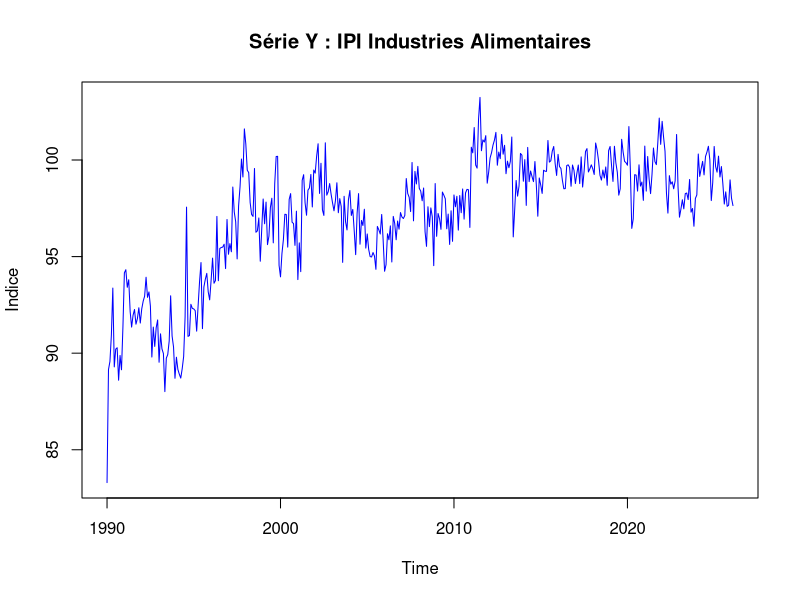
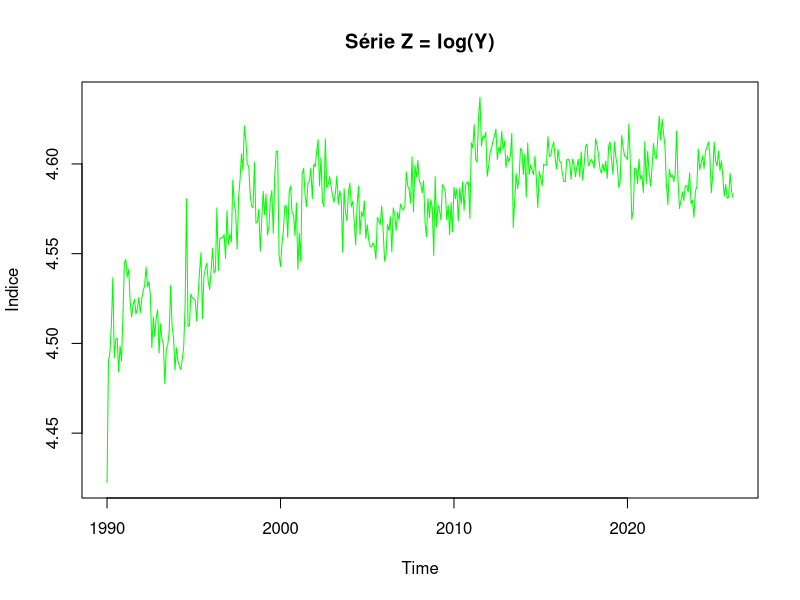
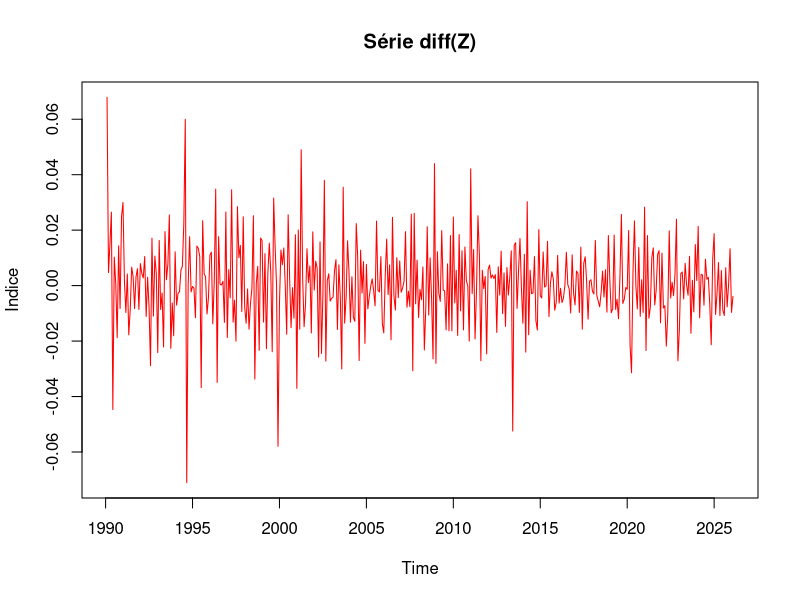
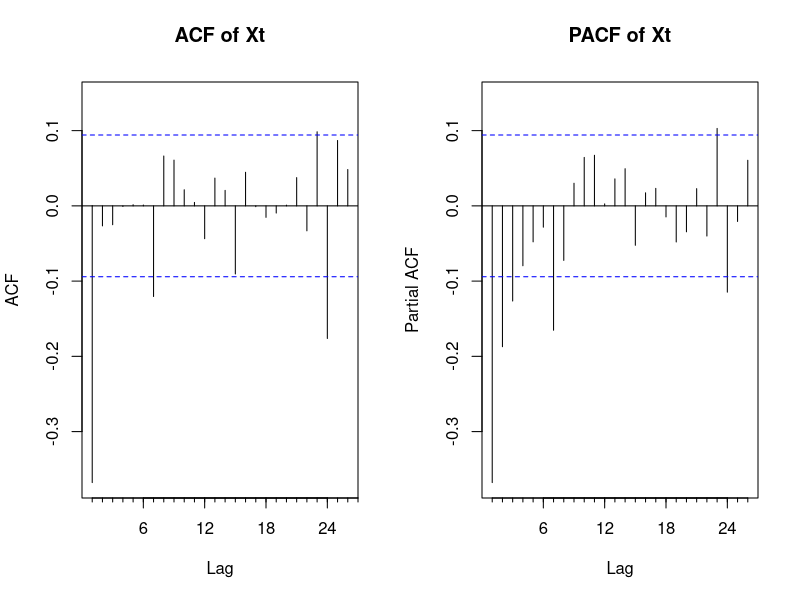
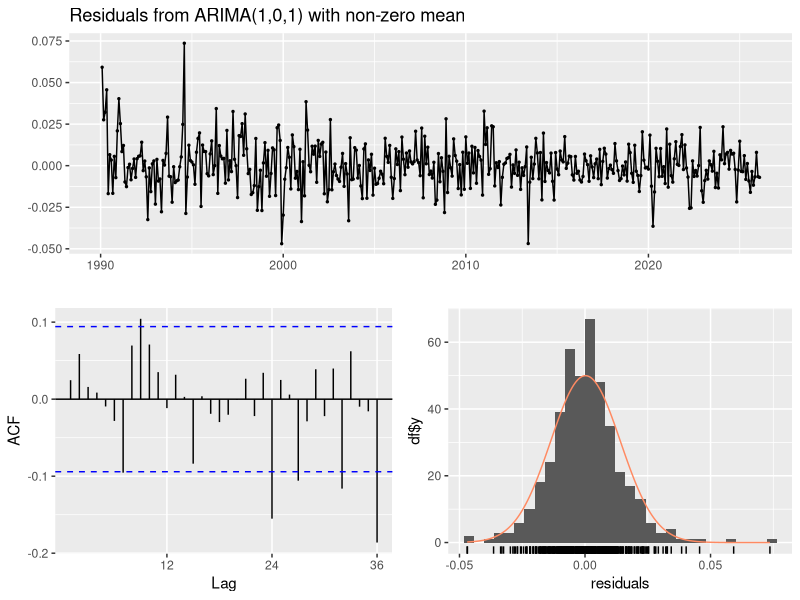
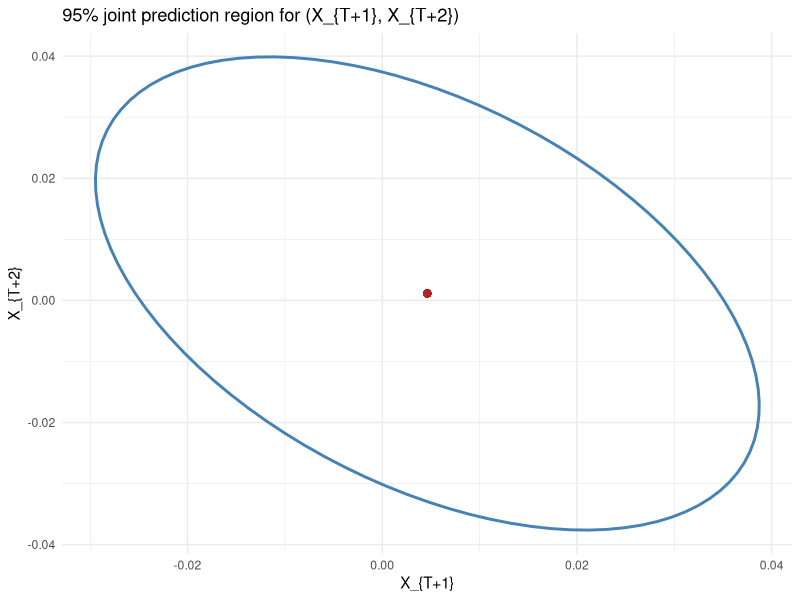

These charts were generated, in order, by the following R code:
## ---- chunk 1
knitr::opts_chunk$set(
  echo = TRUE,
  warning = TRUE,
  message = TRUE,
  fig.align = "center",
  fig.width = 5,
  fig.height = 2.8,
  out.width = "100%"
)

required_pkgs <- c(
  "readr", "dplyr", "ggplot2", "lubridate", 
  "forecast", "tseries", "ellipse", "knitr"
)

missing_pkgs <- required_pkgs[!vapply(required_pkgs, requireNamespace, logical(1), quietly = TRUE)]
if (length(missing_pkgs) > 0) {
  install.packages(missing_pkgs, repos = "https://cloud.r-project.org")
}

library(dplyr)
library(ggplot2)
library(tseries)
library(forecast)
library(knitr)

d <- 1
## ---- chunk 2

df <- read.csv("data/valeurs_mensuelles.csv", sep = ";", skip = 4, header = FALSE, stringsAsFactors = FALSE)

df <- df[, 1:2]
colnames(df) <- c("date_brute", "valeur")

df <- df[df$valeur != "" & !is.na(df$valeur), ]

# On ajoute "-01" pour créer un format AAAA-MM-JJ lisible par R
df$date <- as.Date(paste0(df$date_brute, "-01"))
df <- df[order(df$date), ]

# On récupère l'année et le mois de début
start_y <- as.numeric(format(df$date[1], "%Y"))
start_m <- as.numeric(format(df$date[1], "%m"))

Y <- ts(df$valeur, start = c(start_y, start_m), frequency = 12)

plot(Y, main = "Série Y : IPI Industries Alimentaires", ylab = "Indice", col = "blue")
## ---- chunk 3
Z <- log(Y)
plot(Z, main = "Série Z = log(Y)", ylab = "Indice", col = "green")
## ---- chunk 4
X <- diff(Z, differences = 1)
plot(X, main = "Série diff(Z)", ylab = "Indice", col = "red")
## ---- chunk 5
adf.test(X)
kpss.test(X)
## ---- chunk 6
par(mfrow = c(1, 2))
Acf(X, main = "ACF of Xt")
Pacf(X, main = "PACF of Xt")

best_model <- auto.arima(X, stationary = TRUE, seasonal = FALSE, 
                         ic = "aic", stepwise = FALSE, approximation = FALSE)
## ---- chunk 7
fit <- Arima(X, order = c(best_model$arma[1], 0, best_model$arma[2]), include.mean = TRUE)
summary(fit)

coef_table <- data.frame(
  Coefficient = names(fit$coef),
  Estimate = fit$coef,
  Std_Error = sqrt(diag(fit$var.coef))
)
coef_table$t_stat <- coef_table$Estimate / coef_table$Std_Error
kable(coef_table, digits = 4, caption = "Estimated ARMA Parameters")
## ---- chunk 8
# Residual Diagnostics
checkresiduals(fit)

# Ljung-Box test
lb_test <- Box.test(residuals(fit), lag = 10, type = "Ljung-Box")
print(lb_test)
## ---- chunk 9
alpha <- 0.95
best_fit <- fit
pred <- predict(best_fit, n.ahead = 2)
mu <- as.numeric(pred$pred)

# Extract AR and MA coefficients for psi1
ar <- if (!is.null(best_fit$model$phi)) best_fit$model$phi else numeric(0)
ma <- if (!is.null(best_fit$model$theta)) best_fit$model$theta else numeric(0)
psi1 <- if (length(ar) == 0 && length(ma) == 0) 0 else ARMAtoMA(ar, ma, lag.max = 1)[1]

sigma2 <- best_fit$sigma2
Sigma <- matrix(
  c(sigma2, sigma2 * psi1, sigma2 * psi1, sigma2 * (1 + psi1^2)),
  nrow = 2
)

ell <- as.data.frame(ellipse::ellipse(Sigma, centre = mu, level = alpha))
colnames(ell) <- c("X_T1", "X_T2")

corr12 <- Sigma[1, 2] / sqrt(Sigma[1, 1] * Sigma[2, 2])

p <- ggplot(ell, aes(x = X_T1, y = X_T2)) +
  geom_path(color = "steelblue", linewidth = 1) +
  geom_point(aes(x = mu[1], y = mu[2]), color = "firebrick", size = 2) +
  labs(
    title = "95% joint prediction region for (X_{T+1}, X_{T+2})",
    x = "X_{T+1}",
    y = "X_{T+2}"
  ) +
  theme_minimal()

p
## ---- chunk 10
code_chunks <- knitr::knit_code$get()
code_text <- unlist(code_chunks, use.names = FALSE)

cat("```r\n")
cat(paste(code_text, collapse = "\n\n"))
cat("\n```\n")
